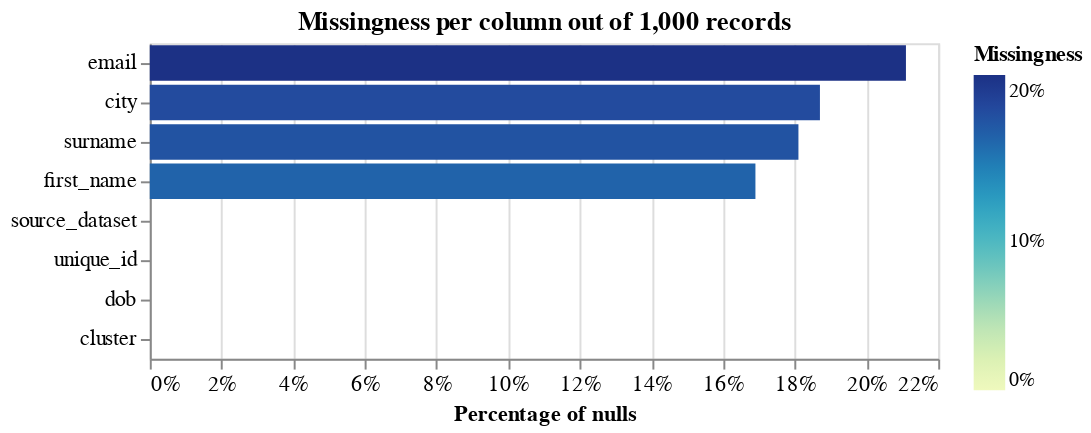

The notebook cell this image was saved under:
### Code cell
import altair as alt
alt.renderers.enable('jupyterlab')
linker.missingness_chart()

### Figure 1 — Vega-Lite specification as saved in the notebook (floating-point values rounded to 4 significant figures)
{"$schema": "https://vega.github.io/schema/vega-lite/v4.8.1.json", "config": {"axis": {"labelFontSize": 11}, "view": {"continuousHeight": 300, "continuousWidth": 400, "width": 400}}, "data": {"name": "data-0e7bce5a1d2f132e282789d6ef7780fe", "values": [{"column_name": "source_dataset", "null_count": 0, "null_proportion": 0, "total_record_count": 1000}, {"column_name": "unique_id", "null_count": 0, "null_proportion": 0, "total_record_count": 1000}, {"column_name": "first_name", "null_count": 169, "null_proportion": 0.169, "total_record_count": 1000}, {"column_name": "surname", "null_count": 181, "null_proportion": 0.181, "total_record_count": 1000}, {"column_name": "dob", "null_count": 0, "null_proportion": 0, "total_record_count": 1000}, {"column_name": "city", "null_count": 187, "null_proportion": 0.187, "total_record_count": 1000}, {"column_name": "email", "null_count": 211, "null_proportion": 0.211, "total_record_count": 1000}, {"column_name": "cluster", "null_count": 0, "null_proportion": 0, "total_record_count": 1000}]}, "layer": [{"encoding": {"color": {"field": "null_proportion", "legend": {"format": ".0%"}, "scale": {"range": "heatmap"}, "title": "Missingness", "type": "quantitative"}, "tooltip": [{"field": "column_name", "title": "Column", "type": "nominal"}, {"field": "null_count", "format": ",.0f", "title": "Count of nulls", "type": "quantitative"}, {"field": "null_proportion", "format": ".2%", "title": "Percentage of nulls", "type": "quantitative"}, {"field": "total_record_count", "format": ",.0f", "title": "Total record count", "type": "quantitative"}], "x": {"axis": {"format": "%", "title": "Percentage of nulls"}, "field": "null_proportion", "type": "quantitative"}, "y": {"axis": {"title": ""}, "field": "column_name", "sort": "-x", "type": "nominal"}}, "mark": "bar", "title": "Missingness per column out of 1,000 records"}], "title": ""}
